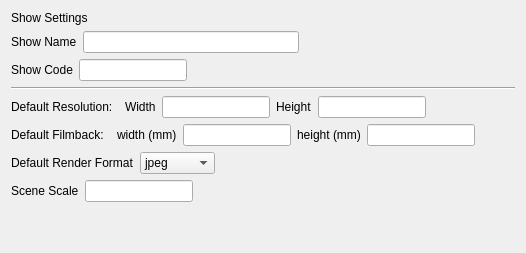
         <widget class="QWidget" name="show_settings">
          <attribute name="title">
           <string>Show Settings</string>
          </attribute>
          <layout class="QVBoxLayout" name="verticalLayout_7">
           <item>
            <widget class="QLabel" name="show_settings_Label">
             <property name="styleSheet">
              <string notr="true">font: 700 12pt &quot;Segoe UI&quot;;</string>
             </property>
             <property name="text">
              <string>Show Settings</string>
             </property>
            </widget>
           </item>
           <item>
            <layout class="QHBoxLayout" name="horizontalLayout_4">
             <item>
              <widget class="QLabel" name="showName_label">
               <property name="toolTip">
                <string>&lt;html&gt;&lt;head/&gt;&lt;body&gt;&lt;p&gt;This is the name of the show.  &lt;/p&gt;&lt;p&gt;By default it is the same as the root folder name of the project, but can be changed to anything&lt;/p&gt;&lt;/body&gt;&lt;/html&gt;</string>
               </property>
               <property name="text">
                <string>Show Name</string>
               </property>
               <property name="buddy">
                <cstring>showName</cstring>
               </property>
              </widget>
             </item>
             <item>
              <widget class="QLineEdit" name="showName">
               <property name="toolTip">
                <string>&lt;html&gt;&lt;head/&gt;&lt;body&gt;&lt;p&gt;This is the name of the show.  &lt;/p&gt;&lt;p&gt;By default it is the same as the root folder name of the project, but can be changed to anything&lt;/p&gt;&lt;/body&gt;&lt;/html&gt;</string>
               </property>
              </widget>
             </item>
             <item>
              <spacer name="horizontalSpacer_10">
               <property name="orientation">
                <enum>Qt::Orientation::Horizontal</enum>
               </property>
               <property name="sizeHint" stdset="0">
                <size>
                 <width>40</width>
                 <height>20</height>
                </size>
               </property>
              </spacer>
             </item>
            </layout>
           </item>
           <item>
            <layout class="QHBoxLayout" name="horizontalLayout_5">
             <item>
              <widget class="QLabel" name="showCodeSet_label">
               <property name="toolTip">
                <string>&lt;html&gt;&lt;head/&gt;&lt;body&gt;&lt;p&gt;The Show Code is a 3 letter code that is generated automatically and becomes the prefix for all files.  &lt;/p&gt;&lt;p&gt;It can be changed here to anything you like&lt;/p&gt;&lt;/body&gt;&lt;/html&gt;</string>
               </property>
               <property name="text">
                <string>Show Code</string>
               </property>
               <property name="buddy">
                <cstring>showCodeSet</cstring>
               </property>
              </widget>
             </item>
             <item>
              <widget class="QLineEdit" name="showCodeSet">
               <property name="sizePolicy">
                <sizepolicy hsizetype="Fixed" vsizetype="Fixed">
                 <horstretch>0</horstretch>
                 <verstretch>0</verstretch>
                </sizepolicy>
               </property>
               <property name="toolTip">
                <string>&lt;html&gt;&lt;head/&gt;&lt;body&gt;&lt;p&gt;The Show Code is a 3 letter code that is generated automatically and becomes the prefix for all files.  &lt;/p&gt;&lt;p&gt;It can be changed here to anything you like&lt;/p&gt;&lt;/body&gt;&lt;/html&gt;</string>
               </property>
              </widget>
             </item>
             <item>
              <spacer name="horizontalSpacer_5">
               <property name="orientation">
                <enum>Qt::Orientation::Horizontal</enum>
               </property>
               <property name="sizeHint" stdset="0">
                <size>
                 <width>40</width>
                 <height>20</height>
                </size>
               </property>
              </spacer>
             </item>
            </layout>
           </item>
           <item>
            <widget class="Line" name="line_3">
             <property name="orientation">
              <enum>Qt::Orientation::Horizontal</enum>
             </property>
            </widget>
           </item>
           <item>
            <layout class="QHBoxLayout" name="horizontalLayout_6">
             <item>
              <widget class="QLabel" name="defaultResolution_label">
               <property name="toolTip">
                <string>The default rendering resolution for the project.  Setting it here also sets your render settings in the project</string>
               </property>
               <property name="text">
                <string>Default Resolution:  </string>
               </property>
              </widget>
             </item>
             <item>
              <widget class="QLabel" name="resolutionWidth_label">
               <property name="toolTip">
                <string>The default rendering resolution for the project.  Setting it here also sets your render settings in the project</string>
               </property>
               <property name="text">
                <string>Width</string>
               </property>
               <property name="buddy">
                <cstring>resolutionWidth</cstring>
               </property>
              </widget>
             </item>
             <item>
              <widget class="QLineEdit" name="resolutionWidth">
               <property name="sizePolicy">
                <sizepolicy hsizetype="Fixed" vsizetype="Fixed">
                 <horstretch>0</horstretch>
                 <verstretch>0</verstretch>
                </sizepolicy>
               </property>
               <property name="toolTip">
                <string>The default rendering resolution for the project.  Setting it here also sets your render settings in the project</string>
               </property>
              </widget>
             </item>
             <item>
              <widget class="QLabel" name="resolutionHeight_label">
               <property name="toolTip">
                <string>The default rendering resolution for the project.  Setting it here also sets your render settings in the project</string>
               </property>
               <property name="text">
                <string>Height</string>
               </property>
               <property name="buddy">
                <cstring>resolutionHeight</cstring>
               </property>
              </widget>
             </item>
             <item>
              <widget class="QLineEdit" name="resolutionHeight">
               <property name="sizePolicy">
                <sizepolicy hsizetype="Fixed" vsizetype="Fixed">
                 <horstretch>0</horstretch>
                 <verstretch>0</verstretch>
                </sizepolicy>
               </property>
               <property name="toolTip">
                <string>The default rendering resolution for the project.  Setting it here also sets your render settings in the project</string>
               </property>
              </widget>
             </item>
             <item>
              <spacer name="horizontalSpacer_6">
               <property name="orientation">
                <enum>Qt::Orientation::Horizontal</enum>
               </property>
               <property name="sizeHint" stdset="0">
                <size>
                 <width>40</width>
                 <height>20</height>
                </size>
               </property>
              </spacer>
             </item>
            </layout>
           </item>
           <item>
            <layout class="QHBoxLayout" name="horizontalLayout_7">
             <item>
              <widget class="QLabel" name="filmbackLabel">
               <property name="toolTip">
                <string>The default camera film back for new cameras.  Setting this here will automatically set your new cameras to this setting if the new camera button on the Tools tab is used</string>
               </property>
               <property name="text">
                <string>Default Filmback:  </string>
               </property>
              </widget>
             </item>
             <item>
              <widget class="QLabel" name="filmback_width_label">
               <property name="toolTip">
                <string>The default camera film back for new cameras.  Setting this here will automatically set your new cameras to this setting if the new camera button on the Tools tab is used</string>
               </property>
               <property name="text">
                <string>width (mm)</string>
               </property>
               <property name="buddy">
                <cstring>filmback_width</cstring>
               </property>
              </widget>
             </item>
             <item>
              <widget class="QLineEdit" name="filmback_width">
               <property name="sizePolicy">
                <sizepolicy hsizetype="Fixed" vsizetype="Fixed">
                 <horstretch>0</horstretch>
                 <verstretch>0</verstretch>
                </sizepolicy>
               </property>
               <property name="toolTip">
                <string>The default camera film back for new cameras.  Setting this here will automatically set your new cameras to this setting if the new camera button on the Tools tab is used</string>
               </property>
              </widget>
             </item>
             <item>
              <widget class="QLabel" name="filmback_height_label">
               <property name="toolTip">
                <string>The default camera film back for new cameras.  Setting this here will automatically set your new cameras to this setting if the new camera button on the Tools tab is used</string>
               </property>
               <property name="text">
                <string>height (mm)</string>
               </property>
               <property name="buddy">
                <cstring>filmback_height</cstring>
               </property>
              </widget>
             </item>
             <item>
              <widget class="QLineEdit" name="filmback_height">
               <property name="sizePolicy">
                <sizepolicy hsizetype="Fixed" vsizetype="Fixed">
                 <horstretch>0</horstretch>
                 <verstretch>0</verstretch>
                </sizepolicy>
               </property>
               <property name="toolTip">
                <string>The default camera film back for new cameras.  Setting this here will automatically set your new cameras to this setting if the new camera button on the Tools tab is used</string>
               </property>
              </widget>
             </item>
             <item>
              <spacer name="horizontalSpacer_7">
               <property name="orientation">
                <enum>Qt::Orientation::Horizontal</enum>
               </property>
               <property name="sizeHint" stdset="0">
                <size>
                 <width>40</width>
                 <height>20</height>
                </size>
               </property>
              </spacer>
             </item>
            </layout>
           </item>
           <item>
            <layout class="QHBoxLayout" name="horizontalLayout_32">
             <item>
              <widget class="QLabel" name="image_format_label">
               <property name="toolTip">
                <string>This sets the default render output file type</string>
               </property>
               <property name="text">
                <string>Default Render Format</string>
               </property>
               <property name="buddy">
                <cstring>image_format</cstring>
               </property>
              </widget>
             </item>
             <item>
              <widget class="QComboBox" name="image_format">
               <property name="toolTip">
                <string>This sets the default render output file type</string>
               </property>
               <item>
                <property name="text">
                 <string>jpeg</string>
                </property>
               </item>
               <item>
                <property name="text">
                 <string>png</string>
                </property>
               </item>
               <item>
                <property name="text">
                 <string>deepexr</string>
                </property>
               </item>
               <item>
                <property name="text">
                 <string>tif</string>
                </property>
               </item>
               <item>
                <property name="text">
                 <string>exr</string>
                </property>
               </item>
               <item>
                <property name="text">
                 <string>maya</string>
                </property>
               </item>
              </widget>
             </item>
             <item>
              <spacer name="horizontalSpacer_18">
               <property name="orientation">
                <enum>Qt::Orientation::Horizontal</enum>
               </property>
               <property name="sizeHint" stdset="0">
                <size>
                 <width>40</width>
                 <height>20</height>
                </size>
               </property>
              </spacer>
             </item>
            </layout>
           </item>
           <item>
            <layout class="QHBoxLayout" name="horizontalLayout_8">
             <item>
              <widget class="QLabel" name="SceneScale_Label">
               <property name="toolTip">
                <string>The Scene Scale sets the default size of the &quot;One Meter Cube&quot; that gets injected into new model files created by the New Asset feature</string>
               </property>
               <property name="text">
                <string>Scene Scale</string>
               </property>
               <property name="buddy">
                <cstring>sceneScale</cstring>
               </property>
              </widget>
             </item>
             <item>
              <widget class="QLineEdit" name="sceneScale">
               <property name="sizePolicy">
                <sizepolicy hsizetype="Fixed" vsizetype="Fixed">
                 <horstretch>0</horstretch>
                 <verstretch>0</verstretch>
                </sizepolicy>
               </property>
               <property name="toolTip">
                <string>The Scene Scale sets the default size of the &quot;One Meter Cube&quot; that gets injected into new model files created by the New Asset feature</string>
               </property>
              </widget>
             </item>
             <item>
              <spacer name="horizontalSpacer_8">
               <property name="orientation">
                <enum>Qt::Orientation::Horizontal</enum>
               </property>
               <property name="sizeHint" stdset="0">
                <size>
                 <width>40</width>
                 <height>20</height>
                </size>
               </property>
              </spacer>
             </item>
            </layout>
           </item>
           <item>
            <spacer name="verticalSpacer_6">
             <property name="orientation">
              <enum>Qt::Orientation::Vertical</enum>
             </property>
             <property name="sizeHint" stdset="0">
              <size>
               <width>20</width>
               <height>40</height>
              </size>
             </property>
            </spacer>
           </item>
          </layout>
         </widget>
